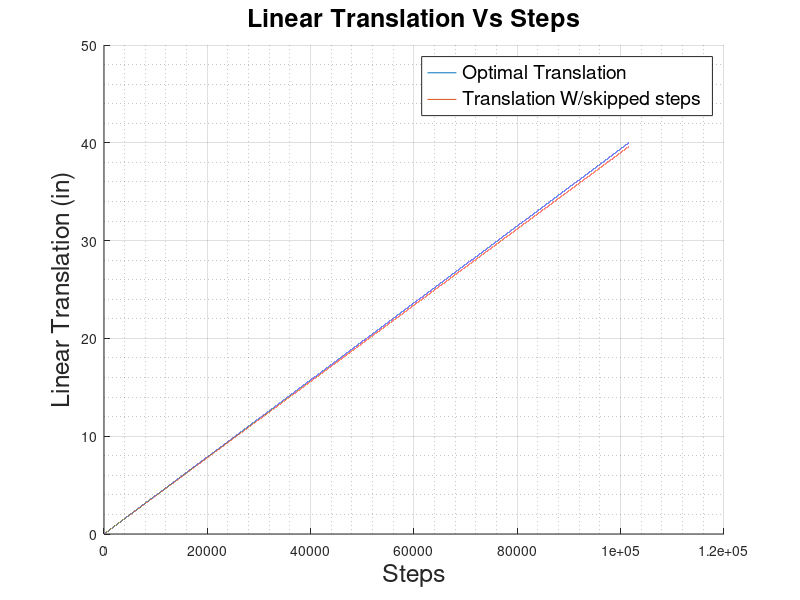

Write MATLAB code to recreate this figure.
clear all;
close all;
clc

opt_step = 1:101600;
res = .01/25.4; %mm/step
opt_translate = opt_step*res; %mm of translation

figure
hold on
plot(opt_step,opt_translate)
title ('Linear Translation Vs Steps','FontSize',18)
xlabel('Steps','fontsize',18)
ylabel('Linear Translation (in)','FontSize',18)
grid on
grid minor

dist = 0;
i = 1;
while i < 101600
    if(randi(100)==1) %
        dist(i) = dist(i-1);
    else
        dist(i) = dist(end)+(.01/25.4);
    end
    i = i + 1;
end
plot(dist)
legend('Optimal Translation','Translation W/skipped steps','FontSize',14)
